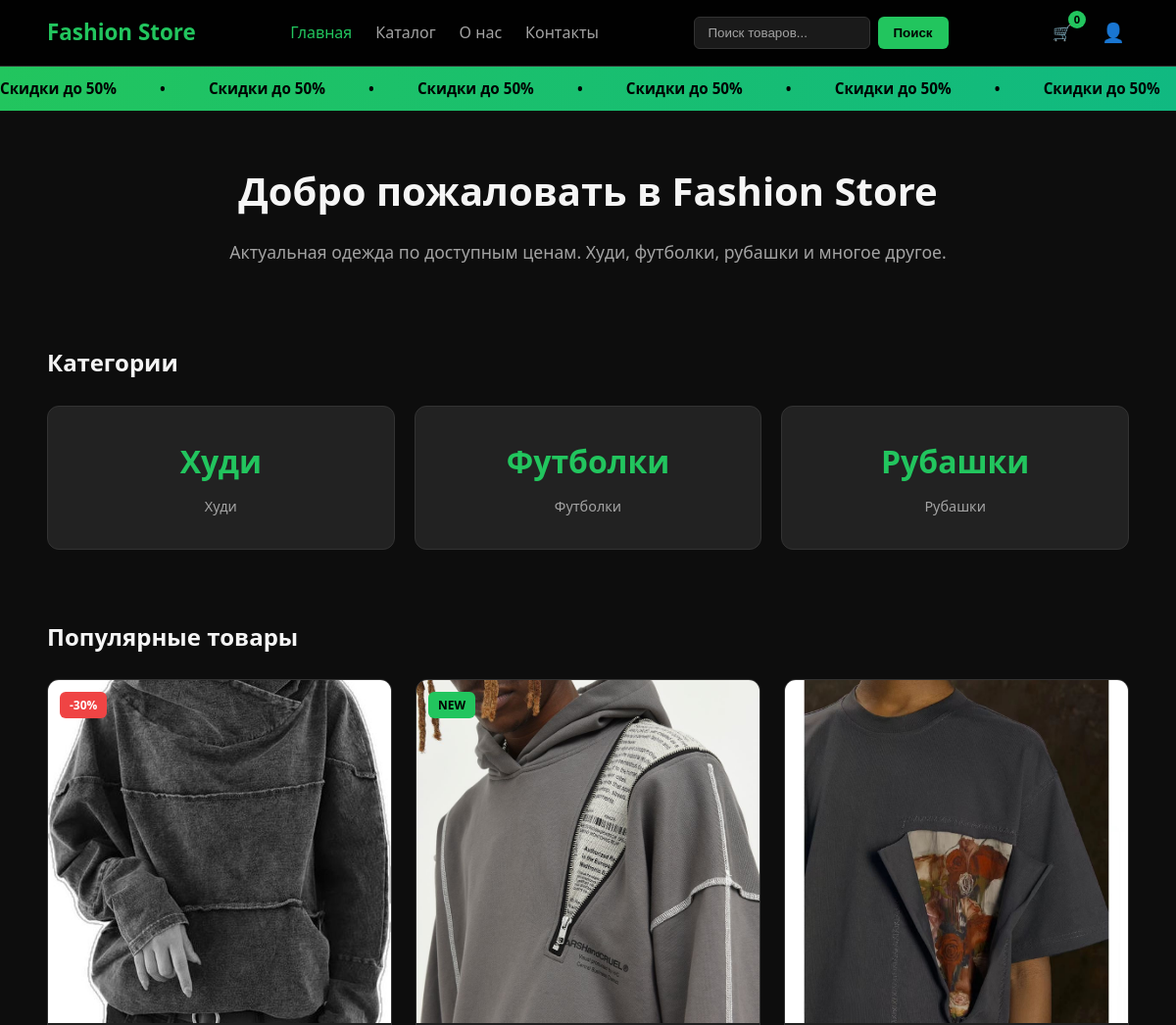
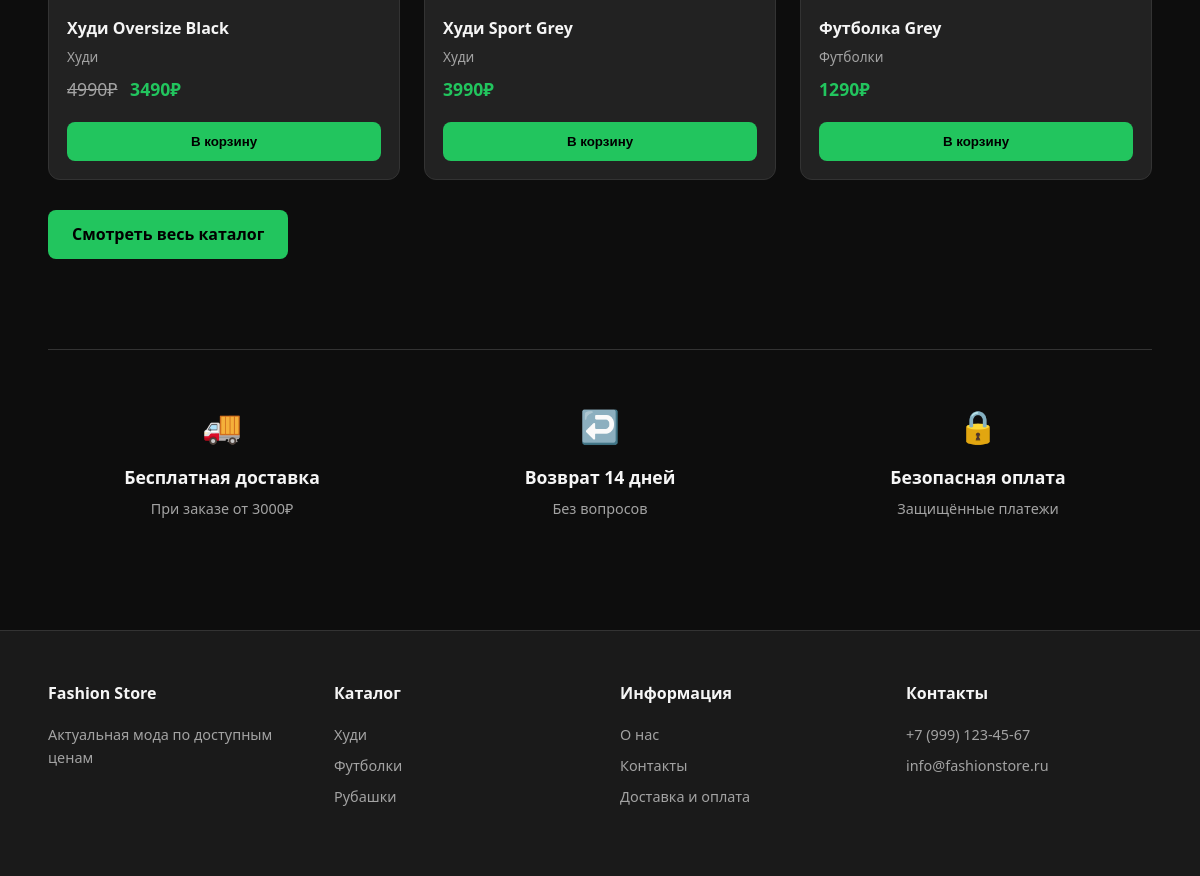
The page / on the database its author committed (2 pictures, top to bottom).
### store/models.py (models this page shows, shortened)
class Category(models.Model):
    name = models.CharField(max_length=50)
    slug = models.SlugField(max_length=50, unique=True)

class Product(models.Model):
    name = models.CharField(max_length=200)
    price = models.IntegerField()
    old_price = models.IntegerField(null=True, blank=True)
    image = models.CharField(max_length=255, blank=True)
    sku = models.CharField(max_length=50, unique=True)
    category = models.ForeignKey(Category, on_delete=models.SET_NULL, null=True, related_name='products')
    is_new = models.BooleanField(default=False)
    is_popular = models.BooleanField(default=False)
    description = models.TextField(blank=True)
    material = models.CharField(max_length=100, blank=True)
    care = models.CharField(max_length=100, blank=True)
    colors = models.CharField(max_length=255, blank=True)
    color_names = models.CharField(max_length=255, blank=True)
    sizes = models.CharField(max_length=255, blank=True)
    sizes_in_stock = models.CharField(max_length=255, blank=True)
    rating = models.FloatField(default=0)
    reviews_count = models.IntegerField(default=0)
    created_at = models.DateTimeField(auto_now_add=True)

### store/views.py (the view)
# urls.py: path('', views.index, name='index'),
def index(request):
    categories = Category.objects.all()
    popular_products = Product.objects.filter(is_popular=True)[:6]
    return render(request, 'index.html', {'categories': categories, 'popular_products': popular_products})

### templates/index.html (shortened to what this page needs)
{% extends 'base.html' %}
{% load static %}
{% block promo %}
<div class="promo">
    <div class="promo-track">
        <span>Скидки до 50%</span>
        <span>•</span>
        <span>Скидки до 50%</span>
        <span>•</span>
        <span>Скидки до 50%</span>
        <span>•</span>
        <span>Скидки до 50%</span>
        <span>•</span>
        <span>Скидки до 50%</span>
        <span>•</span>
        <span>Скидки до 50%</span>
    </div>
</div>
{% endblock %}
{% block content %}
<main class="container">
    <section class="hero">
        <h1>Добро пожаловать в Fashion Store</h1>
        <p>Актуальная одежда по доступным ценам. Худи, футболки, рубашки и многое другое.</p>
    </section>
    <section class="categories">
        <h2>Категории</h2>
        <div class="categories-grid">
            {% for category in categories %}
            <a href="{% url 'catalog' %}?cat={{ category.slug }}" class="category-card">
                <div class="category-img">{{ category.name }}</div>
                <span>{{ category.name }}</span>
            </a>
            {% endfor %}
        </div>
    </section>
    <section class="products-section">
        <h2>Популярные товары</h2>
        <div class="products" id="popularProducts">
            {% for product in popular_products %}
            <article class="card" data-id="{{ product.id }}">
                <a href="{% url 'product_detail' product.id %}" class="card-link">
                    <div class="card-image">
                        <img src="{% static product.image %}" alt="{{ product.name }}">
                        {% if product.old_price %}<span class="badge sale">-30%</span>{% endif %}
                        {% if product.is_new %}<span class="badge new">NEW</span>{% endif %}
                    </div>
                    <div class="card-info">
                        <h3 class="card-title">{{ product.name }}</h3>
                        <p class="card-category">{{ product.category.name|default:'Товар' }}</p>
                        <p class="card-price">
                            {% if product.old_price %}<span class="old-price">{{ product.old_price }}₽</span>{% endif %}
                            <span class="price">{{ product.price }}₽</span>
                        </p>
                    </div>
                </a>
                <button class="btn-add-cart" data-id="{{ product.id }}">В корзину</button>
            </article>
            {% endfor %}
        </div>
        <a href="{% url 'catalog' %}" class="btn btn-primary">Смотреть весь каталог</a>
    </section>
    <section class="features">
        <div class="feature">
            <span class="feature-icon">🚚</span>
            <h3>Бесплатная доставка</h3>
            <p>При заказе от 3000₽</p>
        </div>
        <div class="feature">
            <span class="feature-icon">↩️</span>
            <h3>Возврат 14 дней</h3>
            <p>Без вопросов</p>
        </div>
        <div class="feature">
            <span class="feature-icon">🔒</span>
            <h3>Безопасная оплата</h3>
            <p>Защищённые платежи</p>
        </div>
    </section>
</main>
{% endblock %}

### templates/base.html (shortened to what this page needs)
{% load static %}
<!DOCTYPE html>
<html lang="ru">
<head>
    <link rel="stylesheet" href="{% static 'css/style.css' %}">
</head>
<body>
    <header class="header">
        <div class="container header-flex">
            <a href="{% url 'index' %}" class="logo">Fashion Store</a>
            <nav class="nav">
                <a href="{% url 'index' %}" {% if request.resolver_match.url_name == 'index' %}class="active"{% endif %}>Главная</a>
                <a href="{% url 'catalog' %}" {% if request.resolver_match.url_name == 'catalog' %}class="active"{% endif %}>Каталог</a>
                <a href="{% url 'about' %}" {% if request.resolver_match.url_name == 'about' %}class="active"{% endif %}>О нас</a>
                <a href="{% url 'contacts' %}" {% if request.resolver_match.url_name == 'contacts' %}class="active"{% endif %}>Контакты</a>
            </nav>
            <form class="search-form" action="{% url 'catalog' %}" method="get">
                <input type="text" name="search" placeholder="Поиск товаров..." value="{{ request.GET.search|default:'' }}">
                <button type="submit">Поиск</button>
            </form>
            <div class="header-actions">
                <a href="#" class="cart-link" title="Корзина">
                    <span class="cart-icon">🛒</span>
                    <span class="cart-count" id="cartCount">0</span>
                </a>
                {% if user.is_authenticated %}
                    {% if user.role == 'admin' %}
                        <a href="{% url 'admin_dashboard' %}" class="profile-link" title="Админ-панель">⚙️</a>
                    {% else %}
                        <a href="{% url 'profile' %}" class="profile-link" title="Профиль">👤</a>
                    {% endif %}
                    <a href="{% url 'logout' %}" class="logout-link" title="Выйти">🚪</a>
                {% else %}
                    <a href="{% url 'login' %}" class="profile-link" title="Войти">👤</a>
                {% endif %}
            </div>
        </div>
    </header>
    {% block promo %}{% endblock %}
    {% block content %}{% endblock %}
    <footer class="footer">
        <div class="container">
            <div class="footer-grid">
                <div class="footer-col">
                    <h4>Fashion Store</h4>
                    <p>Актуальная мода по доступным ценам</p>
                </div>
                <div class="footer-col">
                    <h4>Каталог</h4>
                    <a href="{% url 'catalog' %}?cat=hoodies">Худи</a>
                    <a href="{% url 'catalog' %}?cat=tshirts">Футболки</a>
                    <a href="{% url 'catalog' %}?cat=shirts">Рубашки</a>
                </div>
                <div class="footer-col">
                    <h4>Информация</h4>
                    <a href="{% url 'about' %}">О нас</a>
                    <a href="{% url 'contacts' %}">Контакты</a>
                    <a href="#">Доставка и оплата</a>
                </div>
                <div class="footer-col">
                    <h4>Контакты</h4>
                    <p>+7 (999) 123-45-67</p>
                    <p>info@fashionstore.ru</p>
                </div>
            </div>
        </div>
    </footer>
</body>
</html>

### rows shown on the page
Category: name "Худи"
Category: name "Футболки"
Category: name "Рубашки"
Product: image (picture), shows "-30%", name "Худи Oversize Black", category.name "Худи", old_price "4990", price "3490"
Product: image (picture), is_new "NEW", name "Худи Sport Grey", category.name "Худи", price "3990"
Product: image (picture), name "Футболка Grey", category.name "Футболки", price "1290"
